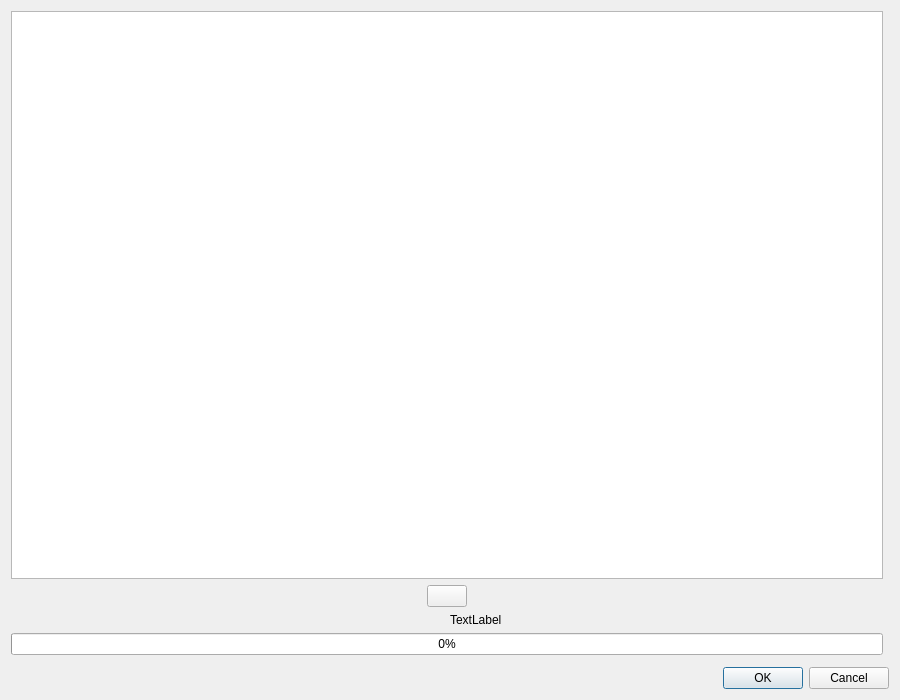
<?xml version="1.0" encoding="UTF-8"?>
<ui version="4.0">
 <class>ImportController</class>
 <widget class="QDialog" name="ImportController">
  <property name="geometry">
   <rect>
    <x>0</x>
    <y>0</y>
    <width>900</width>
    <height>700</height>
   </rect>
  </property>
  <property name="minimumSize">
   <size>
    <width>900</width>
    <height>700</height>
   </size>
  </property>
  <property name="windowTitle">
   <string>Import</string>
  </property>
  <property name="windowIcon">
   <iconset resource="../../../../resources.qrc">
    <normaloff>:/images/vlmc</normaloff>:/images/vlmc</iconset>
  </property>
  <layout class="QVBoxLayout" name="verticalLayout_3">
   <item>
    <layout class="QHBoxLayout" name="horizontalLayout_2">
     <item>
      <layout class="QVBoxLayout" name="verticalLayout">
       <item>
        <widget class="QTreeView" name="treeView"/>
       </item>
       <item>
        <layout class="QHBoxLayout" name="horizontalLayout">
         <item>
          <spacer name="horizontalSpacer">
           <property name="orientation">
            <enum>Qt::Horizontal</enum>
           </property>
           <property name="sizeHint" stdset="0">
            <size>
             <width>40</width>
             <height>20</height>
            </size>
           </property>
          </spacer>
         </item>
         <item>
          <widget class="QPushButton" name="forwardButton">
           <property name="sizePolicy">
            <sizepolicy hsizetype="Fixed" vsizetype="Fixed">
             <horstretch>0</horstretch>
             <verstretch>0</verstretch>
            </sizepolicy>
           </property>
           <property name="text">
            <string/>
           </property>
           <property name="icon">
            <iconset resource="../../../../resources.qrc">
             <normaloff>:/images/down</normaloff>:/images/down</iconset>
           </property>
          </widget>
         </item>
         <item>
          <spacer name="horizontalSpacer_2">
           <property name="orientation">
            <enum>Qt::Horizontal</enum>
           </property>
           <property name="sizeHint" stdset="0">
            <size>
             <width>40</width>
             <height>20</height>
            </size>
           </property>
          </spacer>
         </item>
        </layout>
       </item>
       <item>
        <layout class="QHBoxLayout" name="errorLayout">
         <property name="sizeConstraint">
          <enum>QLayout::SetMinimumSize</enum>
         </property>
         <item>
          <widget class="QLabel" name="errorLabelImg">
           <property name="text">
            <string/>
           </property>
           <property name="pixmap">
            <pixmap resource="../../../../resources.qrc">:/images/error</pixmap>
           </property>
          </widget>
         </item>
         <item>
          <widget class="QLabel" name="errorLabel">
           <property name="text">
            <string>TextLabel</string>
           </property>
          </widget>
         </item>
        </layout>
       </item>
       <item>
        <widget class="QProgressBar" name="progressBar">
         <property name="value">
          <number>0</number>
         </property>
         <property name="textVisible">
          <bool>true</bool>
         </property>
        </widget>
       </item>
       <item>
        <widget class="QWidget" name="stackViewContainer" native="true">
         <property name="minimumSize">
          <size>
           <width>0</width>
           <height>0</height>
          </size>
         </property>
         <property name="maximumSize">
          <size>
           <width>16777215</width>
           <height>16777215</height>
          </size>
         </property>
         <property name="baseSize">
          <size>
           <width>0</width>
           <height>0</height>
          </size>
         </property>
        </widget>
       </item>
      </layout>
     </item>
     <item>
      <layout class="QVBoxLayout" name="verticalLayout_2">
       <item>
        <widget class="PreviewWidget" name="previewContainer" native="true">
         <property name="maximumSize">
          <size>
           <width>550</width>
           <height>400</height>
          </size>
         </property>
        </widget>
       </item>
       <item>
        <widget class="ClipMetadataDisplayer" name="metadataContainer" native="true">
         <property name="maximumSize">
          <size>
           <width>550</width>
           <height>16777215</height>
          </size>
         </property>
        </widget>
       </item>
      </layout>
     </item>
    </layout>
   </item>
   <item>
    <widget class="QDialogButtonBox" name="buttonBox">
     <property name="orientation">
      <enum>Qt::Horizontal</enum>
     </property>
     <property name="standardButtons">
      <set>QDialogButtonBox::Cancel|QDialogButtonBox::Ok</set>
     </property>
    </widget>
   </item>
  </layout>
 </widget>
 <customwidgets>
  <customwidget>
   <class>ClipMetadataDisplayer</class>
   <extends>QWidget</extends>
   <header>Gui/media/ClipMetadataDisplayer.h</header>
   <container>1</container>
  </customwidget>
  <customwidget>
   <class>PreviewWidget</class>
   <extends>QWidget</extends>
   <header>Gui/preview/PreviewWidget.h</header>
   <container>1</container>
  </customwidget>
 </customwidgets>
 <resources>
  <include location="../../../../resources.qrc"/>
 </resources>
 <connections>
  <connection>
   <sender>buttonBox</sender>
   <signal>accepted()</signal>
   <receiver>ImportController</receiver>
   <slot>accept()</slot>
   <hints>
    <hint type="sourcelabel">
     <x>248</x>
     <y>254</y>
    </hint>
    <hint type="destinationlabel">
     <x>157</x>
     <y>274</y>
    </hint>
   </hints>
  </connection>
  <connection>
   <sender>buttonBox</sender>
   <signal>rejected()</signal>
   <receiver>ImportController</receiver>
   <slot>reject()</slot>
   <hints>
    <hint type="sourcelabel">
     <x>316</x>
     <y>260</y>
    </hint>
    <hint type="destinationlabel">
     <x>286</x>
     <y>274</y>
    </hint>
   </hints>
  </connection>
 </connections>
</ui>
